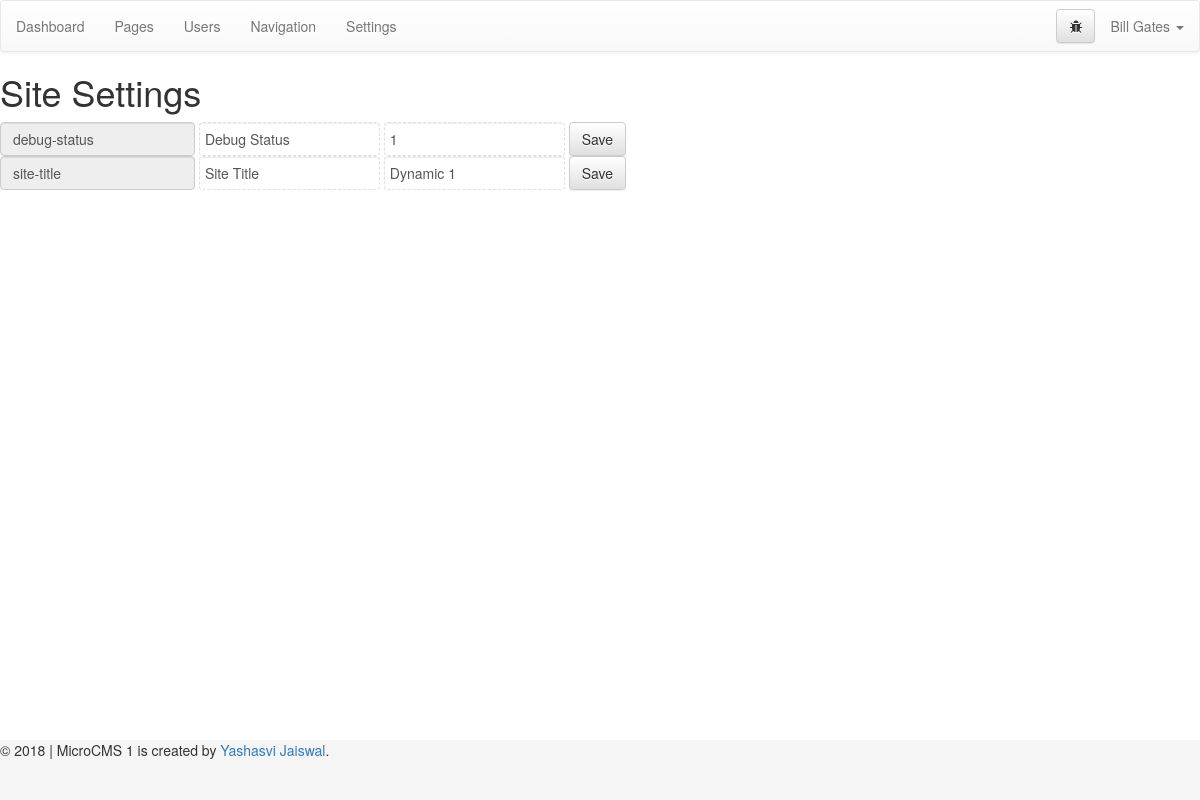
The app's page /admin/index.php?page=settings (signed in) with its own data.
### tables this page shows
CREATE TABLE `settings` (
  `id` varchar(200) NOT NULL,
  `label` varchar(200) NOT NULL,
  `value` longtext NOT NULL
);

### admin/index.php (called while the page is built)
<?php
    include('template/header.php');
    include('views/'.$page.'.php');
    include('template/footer.php');
?>

### admin/functions/data.php (called while the page is built, shortened)
<?php
    function data_setting_value($dbc, $id){
        $q = "SELECT * FROM settings WHERE id = '$id'";
        $r = mysqli_query($dbc, $q);
        $data = mysqli_fetch_assoc($r);
        return $data['value'];
    }
    function data_user($dbc, $id){
        if(is_numeric($id)){
            $cond = "WHERE id = '$id'";
        } else{
            $cond = "WHERE email = '$id'";
        }
        $q = "SELECT * FROM users $cond";
        $r = mysqli_query($dbc, $q);
        $data = mysqli_fetch_assoc($r);
        $data['fullname'] = $data['first'].' '.$data['last'];
        $data['fullname_reverse'] = $data['last'].', '.$data['first'];
        return $data;
    }
?>

### admin/config/setup.php (called while the page is built, shortened)
<?php
    include('../config/connection.php');
    include('functions/data.php');
    $debug = data_setting_value($dbc, 'debug-status');
    $user = data_user($dbc, $_SESSION['username']);
?>

### admin/views/settings.php (the view, shortened to what this page needs)
<h1>Site Settings</h1>
<div class="row">
    <div class="col-md-12">
        <?php
            $q = "SELECT * FROM settings ORDER BY id ASC";
            $r = mysqli_query($dbc, $q);
            while($opened = mysqli_fetch_assoc($r)){
        ?>
            <form class="form-inline" action="index.php?page=settings&id=<?php echo $opened['id']; ?>" method="post" role="form">
                <div class="form-group">
                    <input class="form-control" data-id="<?php echo $opened['id']; ?>" data-label="Setting ID" data-db="settings-id" type="text" name="id" id="id" value="<?php echo $opened['id']; ?>" placeholder="id-name" autocomplete="off" disabled>
                </div>
                <div class="form-group">
                    <input class="form-control blur-save" data-id="<?php echo $opened['id']; ?>" data-label="Setting Label" data-db="settings-label" type="text" name="label" id="label" value="<?php echo $opened['label']; ?>" placeholder="Label" autocomplete="off">
                </div>
                <div class="form-group">
                    <input class="form-control blur-save" data-id="<?php echo $opened['id']; ?>" data-label="Setting Value" data-db="settings-value" type="text" name="value" id="value" value="<?php echo $opened['value']; ?>" placeholder="Value" autocomplete="off">
                </div>
                <button type="submit" class="btn btn-default">Save</button>
            </form>
        <?php } ?>
    </div>
</div>

### admin/template/header.php (shortened to what this page needs)
<?php include('config/setup.php'); ?>
<!DOCTYPE html>
<html>
    <head>
        <?php include('config/css.php'); ?>
    </head>
    <body>
        <div id="wrap">
            <?php include('template/navigation.php');  ?>

### admin/config/css.php (shortened to what this page needs)
<link rel="stylesheet" href="//netdna.bootstrapcdn.com/bootstrap/3.0.3/css/bootstrap.min.css">
<link rel="stylesheet" href="//netdna.bootstrapcdn.com/bootstrap/3.0.3/css/bootstrap-theme.min.css">
<link rel="stylesheet" href="//code.jquery.com/ui/1.10.4/themes/smoothness/jquery-ui.css">
<link rel="stylesheet" href="css/dropzone.css">
<link rel="stylesheet" href="//netdna.bootstrapcdn.com/font-awesome/4.0.3/css/font-awesome.css">
<link rel="stylesheet" href="css\jquery.atom.SaveOnBlur.css">

### admin/template/navigation.php (shortened to what this page needs)
<nav class="navbar navbar-default" role="navigation">
    <ul class="nav navbar-nav">
        <li><a href="?page=dashboard">Dashboard</a></li>
        <li><a href="?page=pages">Pages</a></li>
        <li><a href="?page=users">Users</a></li>
        <li><a href="?page=navigation">Navigation</a></li>
        <li><a href="?page=settings">Settings</a></li>
    </ul>
    <div class="pull-right">
        <ul class="nav navbar-nav">
            <li>
                <?php if($debug == 1){ ?>
                    <button type="button" id="btn-debug" class="btn btn-default navbar-btn"><i class="fa fa-bug"></i></button>
                <?php } ?>
            </li>
            <li class="dropdown">
                <a href="#" class="dropdown-toggle" data-toggle="dropdown"><?php echo $user['fullname']; ?> <span class="caret"></span></a>
            </li>
        </ul>
    </div>
</nav>

### admin/template/footer.php (shortened to what this page needs)
        </div>
        <footer id="footer">
            <p>&copy; <?php echo date("Y");?> | MicroCMS 1 is created by <a href="https://about.me/YashasviJaiswal" target="_blank">Yashasvi Jaiswal</a>.</p>
        </footer>
    </body>
</html>

### admin/config/css.php (style rules this page uses)
html, body { height: 100%; }
#wrap { min-height: 100%; height: auto; margin: 0 auto -60px; padding: 0 0 60px; }
#footer { height: 60px; background-color: #f5f5f5; }

### records on screen
settings: id "debug-status", label "Debug Status", value "1"
settings: id "site-title", label "Site Title", value "Dynamic 1"

### other values on screen
$user['fullname'] "Bill Gates"
